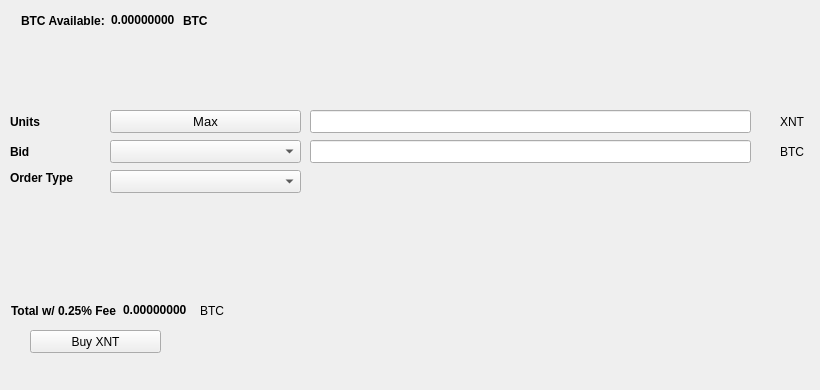
   <widget class="QWidget" name="BuyTab">
    <attribute name="title">
     <string>Buy</string>
    </attribute>
    <widget class="QPushButton" name="BuyXNT">
     <property name="geometry">
      <rect>
       <x>30</x>
       <y>330</y>
       <width>131</width>
       <height>23</height>
      </rect>
     </property>
     <property name="text">
      <string>Buy XNT</string>
     </property>
     <property name="icon">
      <iconset resource="../ximant.qrc">
       <normaloff>:/icons/bitcoin</normaloff>:/icons/bitcoin</iconset>
     </property>
    </widget>
    <widget class="QLabel" name="label_3">
     <property name="geometry">
      <rect>
       <x>10</x>
       <y>110</y>
       <width>46</width>
       <height>23</height>
      </rect>
     </property>
     <property name="font">
      <font>
       <weight>75</weight>
       <bold>true</bold>
      </font>
     </property>
     <property name="text">
      <string>Units</string>
     </property>
    </widget>
    <widget class="QLineEdit" name="UnitsInput">
     <property name="geometry">
      <rect>
       <x>310</x>
       <y>110</y>
       <width>441</width>
       <height>23</height>
      </rect>
     </property>
     <property name="font">
      <font>
       <pointsize>9</pointsize>
       <weight>75</weight>
       <bold>true</bold>
      </font>
     </property>
    </widget>
    <widget class="QLineEdit" name="BuyBidPriceEdit">
     <property name="geometry">
      <rect>
       <x>310</x>
       <y>140</y>
       <width>441</width>
       <height>23</height>
      </rect>
     </property>
     <property name="font">
      <font>
       <pointsize>9</pointsize>
       <weight>75</weight>
       <bold>true</bold>
      </font>
     </property>
    </widget>
    <widget class="QLabel" name="label_4">
     <property name="geometry">
      <rect>
       <x>780</x>
       <y>110</y>
       <width>31</width>
       <height>23</height>
      </rect>
     </property>
     <property name="text">
      <string>XNT</string>
     </property>
    </widget>
    <widget class="QLabel" name="label_5">
     <property name="geometry">
      <rect>
       <x>780</x>
       <y>140</y>
       <width>31</width>
       <height>23</height>
      </rect>
     </property>
     <property name="text">
      <string>BTC</string>
     </property>
    </widget>
    <widget class="QLabel" name="label_6">
     <property name="geometry">
      <rect>
       <x>10</x>
       <y>140</y>
       <width>46</width>
       <height>23</height>
      </rect>
     </property>
     <property name="font">
      <font>
       <weight>75</weight>
       <bold>true</bold>
      </font>
     </property>
     <property name="text">
      <string>Bid</string>
     </property>
    </widget>
    <widget class="QLabel" name="label_7">
     <property name="geometry">
      <rect>
       <x>10</x>
       <y>170</y>
       <width>91</width>
       <height>16</height>
      </rect>
     </property>
     <property name="font">
      <font>
       <weight>75</weight>
       <bold>true</bold>
      </font>
     </property>
     <property name="text">
      <string>Order Type</string>
     </property>
    </widget>
    <widget class="QPushButton" name="Buy_Max_Amount">
     <property name="geometry">
      <rect>
       <x>110</x>
       <y>110</y>
       <width>191</width>
       <height>23</height>
      </rect>
     </property>
     <property name="font">
      <font>
       <pointsize>10</pointsize>
      </font>
     </property>
     <property name="text">
      <string>Max</string>
     </property>
    </widget>
    <widget class="QComboBox" name="BuyBidcomboBox">
     <property name="geometry">
      <rect>
       <x>110</x>
       <y>140</y>
       <width>191</width>
       <height>23</height>
      </rect>
     </property>
     <property name="font">
      <font>
       <pointsize>10</pointsize>
      </font>
     </property>
    </widget>
    <widget class="QComboBox" name="buyOrdertypeCombo">
     <property name="geometry">
      <rect>
       <x>110</x>
       <y>170</y>
       <width>191</width>
       <height>23</height>
      </rect>
     </property>
     <property name="font">
      <font>
       <pointsize>10</pointsize>
      </font>
     </property>
    </widget>
    <widget class="QWidget" name="layoutWidget1">
     <property name="geometry">
      <rect>
       <x>21</x>
       <y>11</y>
       <width>227</width>
       <height>19</height>
      </rect>
     </property>
     <layout class="QHBoxLayout" name="horizontalLayout_3">
      <item>
       <widget class="QLabel" name="label232">
        <property name="font">
         <font>
          <weight>75</weight>
          <bold>true</bold>
         </font>
        </property>
        <property name="text">
         <string>BTC Available:</string>
        </property>
       </widget>
      </item>
      <item>
       <widget class="QLabel" name="BtcAvailableLbl">
        <property name="palette">
         <palette>
          <active>
           <colorrole role="WindowText">
            <brush brushstyle="SolidPattern">
             <color alpha="255">
              <red>0</red>
              <green>0</green>
              <blue>0</blue>
             </color>
            </brush>
           </colorrole>
           <colorrole role="Button">
            <brush brushstyle="SolidPattern">
             <color alpha="255">
              <red>0</red>
              <green>170</green>
              <blue>0</blue>
             </color>
            </brush>
           </colorrole>
           <colorrole role="Light">
            <brush brushstyle="SolidPattern">
             <color alpha="255">
              <red>0</red>
              <green>255</green>
              <blue>0</blue>
             </color>
            </brush>
           </colorrole>
           <colorrole role="Midlight">
            <brush brushstyle="SolidPattern">
             <color alpha="255">
              <red>0</red>
              <green>212</green>
              <blue>0</blue>
             </color>
            </brush>
           </colorrole>
           <colorrole role="Dark">
            <brush brushstyle="SolidPattern">
             <color alpha="255">
              <red>0</red>
              <green>85</green>
              <blue>0</blue>
             </color>
            </brush>
           </colorrole>
           <colorrole role="Mid">
            <brush brushstyle="SolidPattern">
             <color alpha="255">
              <red>0</red>
              <green>113</green>
              <blue>0</blue>
             </color>
            </brush>
           </colorrole>
           <colorrole role="Text">
            <brush brushstyle="SolidPattern">
             <color alpha="255">
              <red>0</red>
              <green>170</green>
              <blue>0</blue>
             </color>
            </brush>
           </colorrole>
           <colorrole role="BrightText">
            <brush brushstyle="SolidPattern">
             <color alpha="255">
              <red>255</red>
              <green>255</green>
              <blue>255</blue>
             </color>
            </brush>
           </colorrole>
           <colorrole role="ButtonText">
            <brush brushstyle="SolidPattern">
             <color alpha="255">
              <red>0</red>
              <green>0</green>
              <blue>0</blue>
             </color>
            </brush>
           </colorrole>
           <colorrole role="Base">
            <brush brushstyle="SolidPattern">
             <color alpha="255">
              <red>255</red>
              <green>255</green>
              <blue>255</blue>
             </color>
            </brush>
           </colorrole>
           <colorrole role="Window">
            <brush brushstyle="SolidPattern">
             <color alpha="255">
              <red>0</red>
              <green>170</green>
              <blue>0</blue>
             </color>
            </brush>
           </colorrole>
           <colorrole role="Shadow">
            <brush brushstyle="SolidPattern">
             <color alpha="255">
              <red>0</red>
              <green>0</green>
              <blue>0</blue>
             </color>
            </brush>
           </colorrole>
           <colorrole role="AlternateBase">
            <brush brushstyle="SolidPattern">
             <color alpha="255">
              <red>127</red>
              <green>212</green>
              <blue>127</blue>
             </color>
            </brush>
           </colorrole>
           <colorrole role="ToolTipBase">
            <brush brushstyle="SolidPattern">
             <color alpha="255">
              <red>255</red>
              <green>255</green>
              <blue>220</blue>
             </color>
            </brush>
           </colorrole>
           <colorrole role="ToolTipText">
            <brush brushstyle="SolidPattern">
             <color alpha="255">
              <red>0</red>
              <green>0</green>
              <blue>0</blue>
             </color>
            </brush>
           </colorrole>
          </active>
          <inactive>
           <colorrole role="WindowText">
            <brush brushstyle="SolidPattern">
             <color alpha="255">
              <red>0</red>
              <green>0</green>
              <blue>0</blue>
             </color>
            </brush>
           </colorrole>
           <colorrole role="Button">
            <brush brushstyle="SolidPattern">
             <color alpha="255">
              <red>0</red>
              <green>170</green>
              <blue>0</blue>
             </color>
            </brush>
           </colorrole>
           <colorrole role="Light">
            <brush brushstyle="SolidPattern">
             <color alpha="255">
              <red>0</red>
              <green>255</green>
              <blue>0</blue>
             </color>
            </brush>
           </colorrole>
           <colorrole role="Midlight">
            <brush brushstyle="SolidPattern">
             <color alpha="255">
              <red>0</red>
              <green>212</green>
              <blue>0</blue>
             </color>
            </brush>
           </colorrole>
           <colorrole role="Dark">
            <brush brushstyle="SolidPattern">
             <color alpha="255">
              <red>0</red>
              <green>85</green>
              <blue>0</blue>
             </color>
            </brush>
           </colorrole>
           <colorrole role="Mid">
            <brush brushstyle="SolidPattern">
             <color alpha="255">
              <red>0</red>
              <green>113</green>
              <blue>0</blue>
             </color>
            </brush>
           </colorrole>
           <colorrole role="Text">
            <brush brushstyle="SolidPattern">
             <color alpha="255">
              <red>0</red>
              <green>170</green>
              <blue>0</blue>
             </color>
            </brush>
           </colorrole>
           <colorrole role="BrightText">
            <brush brushstyle="SolidPattern">
             <color alpha="255">
              <red>255</red>
              <green>255</green>
              <blue>255</blue>
             </color>
            </brush>
           </colorrole>
           <colorrole role="ButtonText">
            <brush brushstyle="SolidPattern">
             <color alpha="255">
              <red>0</red>
              <green>0</green>
              <blue>0</blue>
             </color>
            </brush>
           </colorrole>
           <colorrole role="Base">
            <brush brushstyle="SolidPattern">
             <color alpha="255">
              <red>255</red>
              <green>255</green>
              <blue>255</blue>
             </color>
            </brush>
           </colorrole>
           <colorrole role="Window">
            <brush brushstyle="SolidPattern">
             <color alpha="255">
              <red>0</red>
              <green>170</green>
              <blue>0</blue>
             </color>
            </brush>
           </colorrole>
           <colorrole role="Shadow">
            <brush brushstyle="SolidPattern">
             <color alpha="255">
              <red>0</red>
              <green>0</green>
              <blue>0</blue>
             </color>
            </brush>
           </colorrole>
           <colorrole role="AlternateBase">
            <brush brushstyle="SolidPattern">
             <color alpha="255">
              <red>127</red>
              <green>212</green>
              <blue>127</blue>
             </color>
            </brush>
           </colorrole>
           <colorrole role="ToolTipBase">
            <brush brushstyle="SolidPattern">
             <color alpha="255">
              <red>255</red>
              <green>255</green>
              <blue>220</blue>
             </color>
            </brush>
           </colorrole>
           <colorrole role="ToolTipText">
            <brush brushstyle="SolidPattern">
             <color alpha="255">
              <red>0</red>
              <green>0</green>
              <blue>0</blue>
             </color>
            </brush>
           </colorrole>
          </inactive>
          <disabled>
           <colorrole role="WindowText">
            <brush brushstyle="SolidPattern">
             <color alpha="255">
              <red>0</red>
              <green>85</green>
              <blue>0</blue>
             </color>
            </brush>
           </colorrole>
           <colorrole role="Button">
            <brush brushstyle="SolidPattern">
             <color alpha="255">
              <red>0</red>
              <green>170</green>
              <blue>0</blue>
             </color>
            </brush>
           </colorrole>
           <colorrole role="Light">
            <brush brushstyle="SolidPattern">
             <color alpha="255">
              <red>0</red>
              <green>255</green>
              <blue>0</blue>
             </color>
            </brush>
           </colorrole>
           <colorrole role="Midlight">
            <brush brushstyle="SolidPattern">
             <color alpha="255">
              <red>0</red>
              <green>212</green>
              <blue>0</blue>
             </color>
            </brush>
           </colorrole>
           <colorrole role="Dark">
            <brush brushstyle="SolidPattern">
             <color alpha="255">
              <red>0</red>
              <green>85</green>
              <blue>0</blue>
             </color>
            </brush>
           </colorrole>
           <colorrole role="Mid">
            <brush brushstyle="SolidPattern">
             <color alpha="255">
              <red>0</red>
              <green>113</green>
              <blue>0</blue>
             </color>
            </brush>
           </colorrole>
           <colorrole role="Text">
            <brush brushstyle="SolidPattern">
             <color alpha="255">
              <red>0</red>
              <green>85</green>
              <blue>0</blue>
             </color>
            </brush>
           </colorrole>
           <colorrole role="BrightText">
            <brush brushstyle="SolidPattern">
             <color alpha="255">
              <red>255</red>
              <green>255</green>
              <blue>255</blue>
             </color>
            </brush>
           </colorrole>
           <colorrole role="ButtonText">
            <brush brushstyle="SolidPattern">
             <color alpha="255">
              <red>0</red>
              <green>85</green>
              <blue>0</blue>
             </color>
            </brush>
           </colorrole>
           <colorrole role="Base">
            <brush brushstyle="SolidPattern">
             <color alpha="255">
              <red>0</red>
              <green>170</green>
              <blue>0</blue>
             </color>
            </brush>
           </colorrole>
           <colorrole role="Window">
            <brush brushstyle="SolidPattern">
             <color alpha="255">
              <red>0</red>
              <green>170</green>
              <blue>0</blue>
             </color>
            </brush>
           </colorrole>
           <colorrole role="Shadow">
            <brush brushstyle="SolidPattern">
             <color alpha="255">
              <red>0</red>
              <green>0</green>
              <blue>0</blue>
             </color>
            </brush>
           </colorrole>
           <colorrole role="AlternateBase">
            <brush brushstyle="SolidPattern">
             <color alpha="255">
              <red>0</red>
              <green>170</green>
              <blue>0</blue>
             </color>
            </brush>
           </colorrole>
           <colorrole role="ToolTipBase">
            <brush brushstyle="SolidPattern">
             <color alpha="255">
              <red>255</red>
              <green>255</green>
              <blue>220</blue>
             </color>
            </brush>
           </colorrole>
           <colorrole role="ToolTipText">
            <brush brushstyle="SolidPattern">
             <color alpha="255">
              <red>0</red>
              <green>0</green>
              <blue>0</blue>
             </color>
            </brush>
           </colorrole>
          </disabled>
         </palette>
        </property>
        <property name="font">
         <font>
          <weight>75</weight>
          <bold>true</bold>
         </font>
        </property>
        <property name="text">
         <string>0.00000000</string>
        </property>
        <property name="textInteractionFlags">
         <set>Qt::LinksAccessibleByMouse|Qt::TextSelectableByKeyboard|Qt::TextSelectableByMouse</set>
        </property>
       </widget>
      </item>
      <item>
       <widget class="QLabel" name="BtcAvailableLbl_2">
        <property name="font">
         <font>
          <weight>75</weight>
          <bold>true</bold>
         </font>
        </property>
        <property name="text">
         <string>BTC</string>
        </property>
       </widget>
      </item>
     </layout>
    </widget>
    <widget class="QWidget" name="layoutWidge2">
     <property name="geometry">
      <rect>
       <x>11</x>
       <y>301</y>
       <width>259</width>
       <height>19</height>
      </rect>
     </property>
     <layout class="QHBoxLayout" name="horizontalLayout_4">
      <item>
       <widget class="QLabel" name="label_9">
        <property name="font">
         <font>
          <weight>75</weight>
          <bold>true</bold>
         </font>
        </property>
        <property name="text">
         <string>Total w/ 0.25% Fee</string>
        </property>
       </widget>
      </item>
      <item>
       <widget class="QLabel" name="BuyCostLabel">
        <property name="palette">
         <palette>
          <active>
           <colorrole role="WindowText">
            <brush brushstyle="SolidPattern">
             <color alpha="255">
              <red>0</red>
              <green>0</green>
              <blue>0</blue>
             </color>
            </brush>
           </colorrole>
           <colorrole role="Button">
            <brush brushstyle="SolidPattern">
             <color alpha="255">
              <red>0</red>
              <green>170</green>
              <blue>0</blue>
             </color>
            </brush>
           </colorrole>
           <colorrole role="Light">
            <brush brushstyle="SolidPattern">
             <color alpha="255">
              <red>0</red>
              <green>255</green>
              <blue>0</blue>
             </color>
            </brush>
           </colorrole>
           <colorrole role="Midlight">
            <brush brushstyle="SolidPattern">
             <color alpha="255">
              <red>0</red>
              <green>212</green>
              <blue>0</blue>
             </color>
            </brush>
           </colorrole>
           <colorrole role="Dark">
            <brush brushstyle="SolidPattern">
             <color alpha="255">
              <red>0</red>
              <green>85</green>
              <blue>0</blue>
             </color>
            </brush>
           </colorrole>
           <colorrole role="Mid">
            <brush brushstyle="SolidPattern">
             <color alpha="255">
              <red>0</red>
              <green>113</green>
              <blue>0</blue>
             </color>
            </brush>
           </colorrole>
           <colorrole role="Text">
            <brush brushstyle="SolidPattern">
             <color alpha="255">
              <red>0</red>
              <green>170</green>
              <blue>0</blue>
             </color>
            </brush>
           </colorrole>
           <colorrole role="BrightText">
            <brush brushstyle="SolidPattern">
             <color alpha="255">
              <red>255</red>
              <green>255</green>
              <blue>255</blue>
             </color>
            </brush>
           </colorrole>
           <colorrole role="ButtonText">
            <brush brushstyle="SolidPattern">
             <color alpha="255">
              <red>0</red>
              <green>0</green>
              <blue>0</blue>
             </color>
            </brush>
           </colorrole>
           <colorrole role="Base">
            <brush brushstyle="SolidPattern">
             <color alpha="255">
              <red>255</red>
              <green>255</green>
              <blue>255</blue>
             </color>
            </brush>
           </colorrole>
           <colorrole role="Window">
            <brush brushstyle="SolidPattern">
             <color alpha="255">
              <red>0</red>
              <green>170</green>
              <blue>0</blue>
             </color>
            </brush>
           </colorrole>
           <colorrole role="Shadow">
            <brush brushstyle="SolidPattern">
             <color alpha="255">
              <red>0</red>
              <green>0</green>
              <blue>0</blue>
             </color>
            </brush>
           </colorrole>
           <colorrole role="AlternateBase">
            <brush brushstyle="SolidPattern">
             <color alpha="255">
              <red>127</red>
              <green>212</green>
              <blue>127</blue>
             </color>
            </brush>
           </colorrole>
           <colorrole role="ToolTipBase">
            <brush brushstyle="SolidPattern">
             <color alpha="255">
              <red>255</red>
              <green>255</green>
              <blue>220</blue>
             </color>
            </brush>
           </colorrole>
           <colorrole role="ToolTipText">
            <brush brushstyle="SolidPattern">
             <color alpha="255">
              <red>0</red>
              <green>0</green>
              <blue>0</blue>
             </color>
            </brush>
           </colorrole>
          </active>
          <inactive>
           <colorrole role="WindowText">
            <brush brushstyle="SolidPattern">
             <color alpha="255">
              <red>0</red>
              <green>0</green>
              <blue>0</blue>
             </color>
            </brush>
           </colorrole>
           <colorrole role="Button">
            <brush brushstyle="SolidPattern">
             <color alpha="255">
              <red>0</red>
              <green>170</green>
              <blue>0</blue>
             </color>
            </brush>
           </colorrole>
           <colorrole role="Light">
            <brush brushstyle="SolidPattern">
             <color alpha="255">
              <red>0</red>
              <green>255</green>
              <blue>0</blue>
             </color>
            </brush>
           </colorrole>
           <colorrole role="Midlight">
            <brush brushstyle="SolidPattern">
             <color alpha="255">
              <red>0</red>
              <green>212</green>
              <blue>0</blue>
             </color>
            </brush>
           </colorrole>
           <colorrole role="Dark">
            <brush brushstyle="SolidPattern">
             <color alpha="255">
              <red>0</red>
              <green>85</green>
              <blue>0</blue>
             </color>
            </brush>
           </colorrole>
           <colorrole role="Mid">
            <brush brushstyle="SolidPattern">
             <color alpha="255">
              <red>0</red>
              <green>113</green>
              <blue>0</blue>
             </color>
            </brush>
           </colorrole>
           <colorrole role="Text">
            <brush brushstyle="SolidPattern">
             <color alpha="255">
              <red>0</red>
              <green>170</green>
              <blue>0</blue>
             </color>
            </brush>
           </colorrole>
           <colorrole role="BrightText">
            <brush brushstyle="SolidPattern">
             <color alpha="255">
              <red>255</red>
              <green>255</green>
              <blue>255</blue>
             </color>
            </brush>
           </colorrole>
           <colorrole role="ButtonText">
            <brush brushstyle="SolidPattern">
             <color alpha="255">
              <red>0</red>
              <green>0</green>
              <blue>0</blue>
             </color>
            </brush>
           </colorrole>
           <colorrole role="Base">
            <brush brushstyle="SolidPattern">
             <color alpha="255">
              <red>255</red>
              <green>255</green>
              <blue>255</blue>
             </color>
            </brush>
           </colorrole>
           <colorrole role="Window">
            <brush brushstyle="SolidPattern">
             <color alpha="255">
              <red>0</red>
              <green>170</green>
              <blue>0</blue>
             </color>
            </brush>
           </colorrole>
           <colorrole role="Shadow">
            <brush brushstyle="SolidPattern">
             <color alpha="255">
              <red>0</red>
              <green>0</green>
              <blue>0</blue>
             </color>
            </brush>
           </colorrole>
           <colorrole role="AlternateBase">
            <brush brushstyle="SolidPattern">
             <color alpha="255">
              <red>127</red>
              <green>212</green>
              <blue>127</blue>
             </color>
            </brush>
           </colorrole>
           <colorrole role="ToolTipBase">
            <brush brushstyle="SolidPattern">
             <color alpha="255">
              <red>255</red>
              <green>255</green>
              <blue>220</blue>
             </color>
            </brush>
           </colorrole>
           <colorrole role="ToolTipText">
            <brush brushstyle="SolidPattern">
             <color alpha="255">
              <red>0</red>
              <green>0</green>
              <blue>0</blue>
             </color>
            </brush>
           </colorrole>
          </inactive>
          <disabled>
           <colorrole role="WindowText">
            <brush brushstyle="SolidPattern">
             <color alpha="255">
              <red>0</red>
              <green>85</green>
              <blue>0</blue>
             </color>
            </brush>
           </colorrole>
           <colorrole role="Button">
            <brush brushstyle="SolidPattern">
             <color alpha="255">
              <red>0</red>
              <green>170</green>
              <blue>0</blue>
             </color>
            </brush>
           </colorrole>
           <colorrole role="Light">
            <brush brushstyle="SolidPattern">
             <color alpha="255">
              <red>0</red>
              <green>255</green>
              <blue>0</blue>
             </color>
            </brush>
           </colorrole>
           <colorrole role="Midlight">
            <brush brushstyle="SolidPattern">
             <color alpha="255">
              <red>0</red>
              <green>212</green>
              <blue>0</blue>
             </color>
            </brush>
           </colorrole>
           <colorrole role="Dark">
            <brush brushstyle="SolidPattern">
             <color alpha="255">
              <red>0</red>
              <green>85</green>
              <blue>0</blue>
             </color>
            </brush>
           </colorrole>
           <colorrole role="Mid">
            <brush brushstyle="SolidPattern">
             <color alpha="255">
              <red>0</red>
              <green>113</green>
              <blue>0</blue>
             </color>
            </brush>
           </colorrole>
           <colorrole role="Text">
            <brush brushstyle="SolidPattern">
             <color alpha="255">
              <red>0</red>
              <green>85</green>
              <blue>0</blue>
             </color>
            </brush>
           </colorrole>
           <colorrole role="BrightText">
            <brush brushstyle="SolidPattern">
             <color alpha="255">
              <red>255</red>
              <green>255</green>
              <blue>255</blue>
             </color>
            </brush>
           </colorrole>
           <colorrole role="ButtonText">
            <brush brushstyle="SolidPattern">
             <color alpha="255">
              <red>0</red>
              <green>85</green>
              <blue>0</blue>
             </color>
            </brush>
           </colorrole>
           <colorrole role="Base">
            <brush brushstyle="SolidPattern">
             <color alpha="255">
              <red>0</red>
              <green>170</green>
              <blue>0</blue>
             </color>
            </brush>
           </colorrole>
           <colorrole role="Window">
            <brush brushstyle="SolidPattern">
             <color alpha="255">
              <red>0</red>
              <green>170</green>
              <blue>0</blue>
             </color>
            </brush>
           </colorrole>
           <colorrole role="Shadow">
            <brush brushstyle="SolidPattern">
             <color alpha="255">
              <red>0</red>
              <green>0</green>
              <blue>0</blue>
             </color>
            </brush>
           </colorrole>
           <colorrole role="AlternateBase">
            <brush brushstyle="SolidPattern">
             <color alpha="255">
              <red>0</red>
              <green>170</green>
              <blue>0</blue>
             </color>
            </brush>
           </colorrole>
           <colorrole role="ToolTipBase">
            <brush brushstyle="SolidPattern">
             <color alpha="255">
              <red>255</red>
              <green>255</green>
              <blue>220</blue>
             </color>
            </brush>
           </colorrole>
           <colorrole role="ToolTipText">
            <brush brushstyle="SolidPattern">
             <color alpha="255">
              <red>0</red>
              <green>0</green>
              <blue>0</blue>
             </color>
            </brush>
           </colorrole>
          </disabled>
         </palette>
        </property>
        <property name="font">
         <font>
          <weight>75</weight>
          <bold>true</bold>
         </font>
        </property>
        <property name="autoFillBackground">
         <bool>false</bool>
        </property>
        <property name="text">
         <string>0.00000000</string>
        </property>
        <property name="textInteractionFlags">
         <set>Qt::LinksAccessibleByMouse|Qt::TextSelectableByMouse</set>
        </property>
       </widget>
      </item>
      <item>
       <widget class="QLabel" name="label_10">
        <property name="font">
         <font>
          <weight>50</weight>
          <bold>false</bold>
         </font>
        </property>
        <property name="text">
         <string>BTC</string>
        </property>
       </widget>
      </item>
     </layout>
    </widget>
    <widget class="QLabel" name="label_24">
     <property name="geometry">
      <rect>
       <x>460</x>
       <y>300</y>
       <width>281</width>
       <height>81</height>
      </rect>
     </property>
     <property name="text">
      <string/>
     </property>
     <property name="pixmap">
      <pixmap>:/images/bittrex</pixmap>
     </property>
    </widget>
   </widget>
